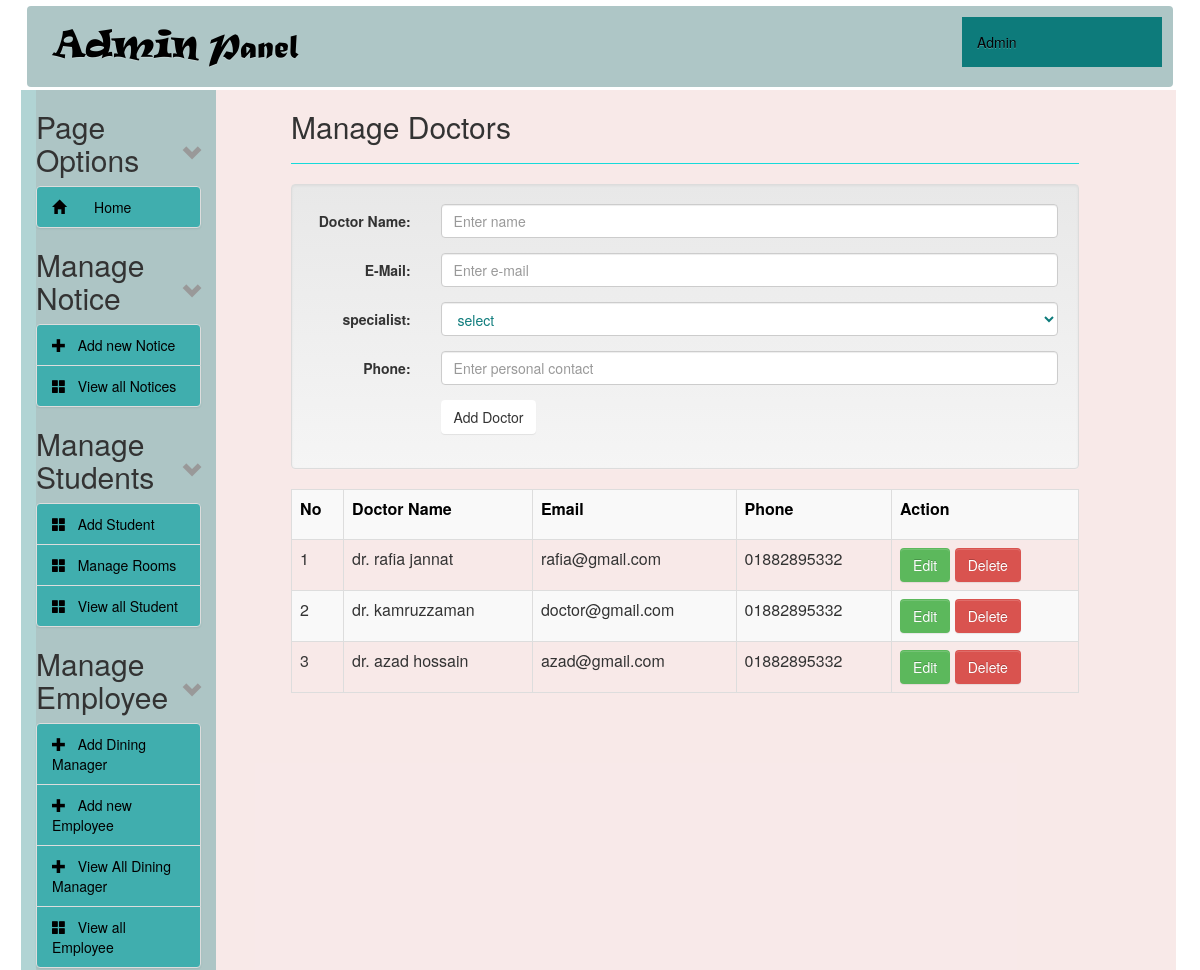
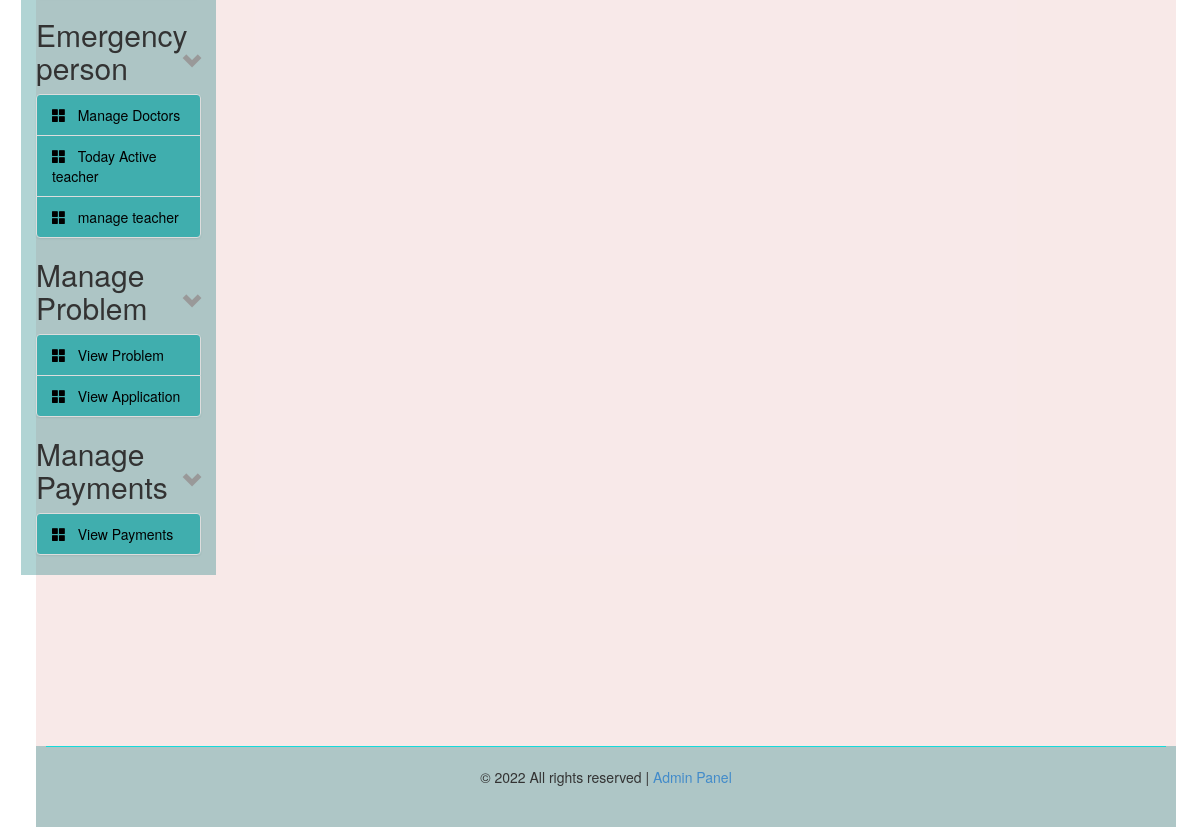
The page /admin/manager_doctors.php (signed in) on the database its author committed (2 pictures, top to bottom).
### tables this page shows
CREATE TABLE `tbl_doctors` (
  `id` int(11) NOT NULL,
  `name` varchar(100) NOT NULL,
  `email` varchar(100) NOT NULL,
  `specialist` varchar(100) NOT NULL,
  `phone` varchar(11) NOT NULL,
  `image` varchar(100) NOT NULL
);

### admin/manager_doctors.php (the view, shortened to what this page needs)
<?php
include '../config.php';
?>
<?php include("header.php"); ?>
<div class="col-sm-9 col-md-9 col-lg-9">
  <div id="content">
    <h2>Manage Doctors</h2><hr />
    <div class="wrapper-manage-Room">
      <div class="well">
        <form class="form-horizontal" role="form" action="" method="post">
          <div class="form-group">
            <label class="control-label col-sm-2" for="name">Doctor Name:</label>
            <div class="col-sm-10">
              <input type="text" class="form-control" id="name" name="name" placeholder="Enter name">
            </div>
          </div>
          <div class="form-group">
            <label class="control-label col-sm-2" for="name">E-Mail:</label>
            <div class="col-sm-10">
              <input type="text" class="form-control" id="email" name="email" placeholder="Enter e-mail">
            </div>
          </div>
          <div class="form-group">
            <label class="control-label col-sm-2" for="name">specialist:</label>
            <div class="col-sm-10">
              <select class="form-control" name="specialist">
                <option value="">select</option>
              </select>
            </div>
          </div>
          <div class="form-group">
            <label class="control-label col-sm-2" for="name">Phone:</label>
            <div class="col-sm-10">
              <input type="number" class="form-control" id="number" name="phone" placeholder="Enter personal contact">
            </div>
          </div>
          <div class="form-group">
            <div class="col-sm-offset-2 col-sm-10">
              <button type="submit" name="form1" class="btn btn-default">Add Doctor</button>
            </div>
          </div>
        </form>
      </div>
      <table class="table table-responsive table-striped table-bordered">
        <tr id="mang-tbl-header">
          <th>No</th>
          <th>Doctor Name</th>
          <th>Email</th>
          <th>Phone</th>
          <th >Action</th>
        </tr>
        <?php
        $i = 0;
        $statement = $db->prepare("SELECT * FROM tbl_doctors ORDER BY name DESC");
        $statement->execute();
        $result = $statement->fetchAll(PDO::FETCH_ASSOC);
        foreach ($result as $row) {
          $i++;
          ?>
          <tr>
            <td><?= $i; ?></td>
            <td><?= $row['name']; ?></td>
            <td><?= $row['email']; ?></td>
            <td><?= $row['phone']; ?></td>
            <td><a class="btn btn-success" data-toggle="modal" href="#editModal<?= $i; ?>" > Edit </a>
              <a class="btn btn-danger" onclick='return confirmDeleteRoom();' href="manager_doctors.php?id=<?= $row['id']; ?>">Delete
              </a>
            </td>
          </tr>
          <?php
        }
        ?>
      </table>
    </div>
  </div>
</div>
<?php include("footer.php"); ?>

### admin/style-admin.css (style rules this page uses)
#content { margin-left:60px; height: auto; }
th { text-align: center; }
#mang-tbl-header { color: #000; background: #0D7B7B; height: 50px; }
td, th { padding: 5px; text-align: left; }
.form-control { display: block; width: 100%; height: 34px; padding: 6px 12px; font-size: 14px; line-height: 1.42857143; color: #0D7B7B; background-color: #fff; background-image: none; border: 1px solid #ccc; border-radius: 4px; -webkit-box-shadow: inset 0 1px 1px rgba(0,0,0,.075); box-shadow: inset 0 1px 1px rgba(0,0,0,.075); -webkit-transition: border-color ease-in-out .15s,-webkit-box-shadow ease-in-out .15s; -o-transition: border-color ease-in-out .15s,box-shadow ease-in-out .15s; transition: border-color ease-in-out .15s,box-shadow ease-in-out .15s; }
label { display: inline-block; max-width: 100%; margin-bottom: 5px; font-weight: 700; }
.btn { display: inline-block; padding: 6px 12px; margin-bottom: 0; font-size: 14px; font-weight: 400; line-height: 1.42857143; text-align: center; white-space: nowrap; vertical-align: middle; -ms-touch-action: manipulation; touch-action: manipulation; cursor: pointer; -webkit-user-select: none; -moz-user-select: none; -ms-user-select: none; user-select: none; background-image: none; border: 1px solid transparent; border-radius: 4px; }
button, input, select, textarea { font-family: inherit; font-size: inherit; line-height: inherit; }
button, html input[type=button], input[type=reset], input[type=submit] { -webkit-appearance: button; cursor: pointer; }
button, select { text-transform: none; }
button { overflow: visible; }
button, input, optgroup, select, textarea { margin: 0; font: inherit; color: inherit; }
label { cursor: default; }
hr { margin-top: 20px; margin-bottom: 20px; border: 0; border-top: 1px solid #16DADA; }

### rows shown on the page
tbl_doctors: name "dr. rafia jannat", email "rafia@gmail.com", phone "01882895332"
tbl_doctors: name "dr. kamruzzaman", email "doctor@gmail.com", phone "01882895332"
tbl_doctors: name "dr. azad hossain", email "azad@gmail.com", phone "01882895332"
